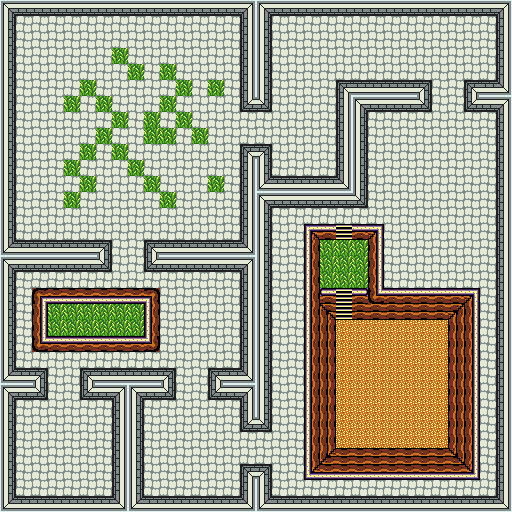

A level layout from a 2D game, rendered from its tile map. Below: a short description, then the map file with its tile-grid data intact:
An orthogonal 32x32 tile map with 16x16 px tiles, 1 tile layer (Tile Layer 1).

<map version="1.2" tiledversion="1.3.1" orientation="orthogonal" renderorder="right-down" compressionlevel="0" width="32" height="32" tilewidth="16" tileheight="16" infinite="0" nextlayerid="2" nextobjectid="1">
 <tileset firstgid="1" source="tile_atlas.tsx" />
 <layer id="1" name="Tile Layer 1" width="32" height="32">
  <data encoding="csv">
1,2,2,2,2,2,2,2,2,2,2,2,2,2,2,3,1,2,2,2,2,2,2,2,2,2,2,2,2,2,2,3,
17,18,18,18,18,18,18,18,18,18,18,18,18,18,18,19,17,18,18,18,18,18,18,18,18,18,18,18,18,18,18,19,
17,18,18,18,18,18,18,18,18,18,18,18,18,18,18,19,17,18,18,18,18,18,18,18,18,18,18,18,18,18,18,19,
17,18,18,18,18,18,18,28,18,18,18,18,18,18,18,19,17,18,18,18,18,18,18,18,18,18,18,18,18,18,18,19,
17,18,18,18,18,18,18,18,28,18,28,18,18,18,18,19,17,18,18,18,18,18,18,18,18,18,18,18,18,18,18,19,
17,18,18,18,18,28,18,18,18,18,18,28,18,28,18,19,17,18,18,18,18,4,34,34,34,34,5,18,18,4,34,35,
17,18,18,18,28,18,28,18,18,18,28,18,18,18,18,20,21,18,18,18,18,19,1,2,2,2,21,18,18,20,2,3,
17,18,18,18,18,18,18,28,18,28,18,28,18,18,18,18,18,18,18,18,18,19,17,18,18,18,18,18,18,18,18,19,
17,18,18,18,18,18,28,18,18,28,28,18,28,18,18,18,18,18,18,18,18,19,17,18,18,18,18,18,18,18,18,19,
17,18,18,18,18,28,18,28,18,18,18,18,18,18,18,4,5,18,18,18,18,19,17,18,18,18,18,18,18,18,18,19,
17,18,18,18,28,18,18,18,28,18,18,18,18,18,18,19,17,18,18,18,18,19,17,18,18,18,18,18,18,18,18,19,
17,18,18,18,18,28,18,18,18,28,18,18,18,28,18,19,33,34,34,34,34,35,17,18,18,18,18,18,18,18,18,19,
17,18,18,18,28,18,18,18,18,18,28,18,18,18,18,19,1,2,2,2,2,2,21,18,18,18,18,18,18,18,18,19,
17,18,18,18,18,18,18,18,18,18,18,18,18,18,18,19,17,18,18,18,18,18,18,18,18,18,18,18,18,18,18,19,
17,18,18,18,18,18,18,18,18,18,18,18,18,18,18,19,17,18,18,11,12,42,12,13,18,18,18,18,18,18,18,19,
33,34,34,34,34,34,5,18,18,4,34,34,34,34,34,35,17,18,18,27,28,28,28,29,18,18,18,18,18,18,18,19,
1,2,2,2,2,2,21,18,18,20,2,2,2,2,2,3,17,18,18,27,28,28,28,29,18,18,18,18,18,18,18,19,
17,18,18,18,18,18,18,18,18,18,18,18,18,18,18,19,17,18,18,27,28,28,28,29,18,18,18,18,18,18,18,19,
17,18,9,44,44,44,44,44,44,10,18,18,18,18,18,19,17,18,18,27,60,42,58,25,12,12,12,12,12,13,18,19,
17,18,29,28,28,28,28,28,28,27,18,18,18,18,18,19,17,18,18,27,14,42,15,15,15,15,15,15,16,29,18,19,
17,18,29,28,28,28,28,28,28,27,18,18,18,18,18,19,17,18,18,27,30,31,31,31,31,31,31,31,32,29,18,19,
17,18,25,12,12,12,12,12,12,26,18,18,18,18,18,19,17,18,18,27,30,31,31,31,31,31,31,31,32,29,18,19,
17,18,18,18,18,18,18,18,18,18,18,18,18,18,18,19,17,18,18,27,30,31,31,31,31,31,31,31,32,29,18,19,
33,34,5,18,18,4,34,34,34,34,5,18,18,4,34,35,17,18,18,27,30,31,31,31,31,31,31,31,32,29,18,19,
1,2,21,18,18,20,2,3,1,2,21,18,18,20,2,3,17,18,18,27,30,31,31,31,31,31,31,31,32,29,18,19,
17,18,18,18,18,18,18,19,17,18,18,18,18,18,18,19,17,18,18,27,30,31,31,31,31,31,31,31,32,29,18,19,
17,18,18,18,18,18,18,19,17,18,18,18,18,18,18,20,21,18,18,27,30,31,31,31,31,31,31,31,32,29,18,19,
17,18,18,18,18,18,18,19,17,18,18,18,18,18,18,18,18,18,18,27,30,31,31,31,31,31,31,31,32,29,18,19,
17,18,18,18,18,18,18,19,17,18,18,18,18,18,18,18,18,18,18,27,46,47,47,47,47,47,47,47,48,29,18,19,
17,18,18,18,18,18,18,19,17,18,18,18,18,18,18,4,5,18,18,43,44,44,44,44,44,44,44,44,44,45,18,19,
17,18,18,18,18,18,18,19,17,18,18,18,18,18,18,19,17,18,18,18,18,18,18,18,18,18,18,18,18,18,18,19,
33,34,34,34,34,34,34,35,33,34,34,34,34,34,34,35,33,34,34,34,34,34,34,34,34,34,34,34,34,34,34,35
</data>
 </layer>
</map>